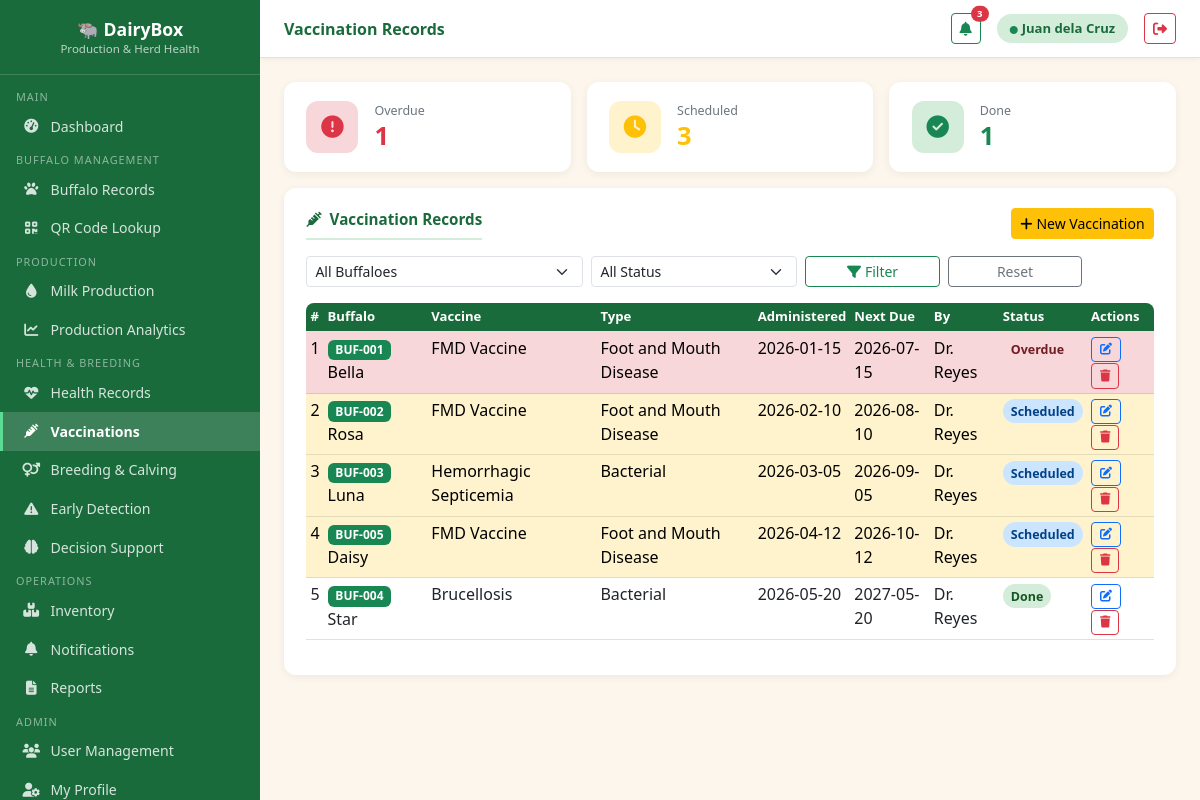
The app's page /modules/vaccinations.php (signed in) with its own data.
### tables this page shows
CREATE TABLE IF NOT EXISTS vaccinations (
    id              INT AUTO_INCREMENT PRIMARY KEY,
    buffalo_id      INT NOT NULL,
    vaccine_name    VARCHAR(120) NOT NULL,
    vaccine_type    VARCHAR(80),
    administered_date DATE NOT NULL,
    next_due_date   DATE,
    administered_by VARCHAR(120),
    batch_number    VARCHAR(60),
    dose            VARCHAR(60),
    notes           TEXT,
    status          ENUM('Done','Scheduled','Overdue') DEFAULT 'Done',
    recorded_by     INT,
    created_at      TIMESTAMP DEFAULT CURRENT_TIMESTAMP,
    FOREIGN KEY (buffalo_id)  REFERENCES buffaloes(id) ON DELETE CASCADE,
    FOREIGN KEY (recorded_by) REFERENCES users(id) ON DELETE SET NULL
);

CREATE TABLE IF NOT EXISTS buffaloes (
    id              INT AUTO_INCREMENT PRIMARY KEY,
    tag_number      VARCHAR(40)  NOT NULL UNIQUE,
    qr_code         VARCHAR(100) UNIQUE,
    name            VARCHAR(80),
    breed           VARCHAR(80),
    sex             ENUM('Female','Male') DEFAULT 'Female',
    date_of_birth   DATE,
    weight_kg       DECIMAL(6,2),
    color           VARCHAR(50),
    acquisition_date DATE,
    acquisition_type ENUM('Born on Farm','Purchased','Donated') DEFAULT 'Born on Farm',
    status          ENUM('Active','Sold','Dead','Transferred') DEFAULT 'Active',
    health_status   ENUM('Healthy','Sick','Under Treatment','Recovered') DEFAULT 'Healthy',
    notes           TEXT,
    photo           VARCHAR(200),
    created_by      INT,
    created_at      TIMESTAMP DEFAULT CURRENT_TIMESTAMP,
    updated_at      TIMESTAMP DEFAULT CURRENT_TIMESTAMP ON UPDATE CURRENT_TIMESTAMP,
    FOREIGN KEY (created_by) REFERENCES users(id) ON DELETE SET NULL
);

### modules/vaccinations.php (the view, shortened to what this page needs)
<?php
$db        = getDB();
$action    = $_GET['action'] ?? 'list';
$db->query("UPDATE vaccinations SET status='Overdue' WHERE next_due_date < CURDATE() AND status='Scheduled'");
$editing = null;
$bufFilter    = (int)($_GET['buffalo_id'] ?? 0);
$where = "WHERE 1"; $params = [];
$stmt = $db->prepare("SELECT v.*, b.tag_number, b.name FROM vaccinations v JOIN buffaloes b ON b.id=v.buffalo_id $where ORDER BY v.next_due_date ASC");
$stmt->execute($params);
$records = $stmt->fetchAll();
$bufList = $db->query("SELECT id,tag_number,name FROM buffaloes WHERE status='Active' ORDER BY tag_number")->fetchAll();
$overdueCnt   = $db->query("SELECT COUNT(*) FROM vaccinations WHERE status='Overdue'")->fetchColumn();
$scheduledCnt = $db->query("SELECT COUNT(*) FROM vaccinations WHERE status='Scheduled'")->fetchColumn();
$doneCnt      = $db->query("SELECT COUNT(*) FROM vaccinations WHERE status='Done'")->fetchColumn();
include '../includes/header.php';
?>
<?php if ($action === 'add' || $action === 'edit'): ?>
<div class="card-section">
    <div class="section-title"><i class="fa fa-syringe me-2"></i><?= $editing ? 'Edit' : 'New' ?> Vaccination Record</div>
    <form method="POST">
        <input type="hidden" name="id" value="<?= $editing['id'] ?? 0 ?>">
        <div class="row g-3">
            <div class="col-md-4">
                <label class="form-label fw-semibold">Buffalo *</label>
                <select name="buffalo_id" class="form-select" required>
                    <option value="">-- Select Buffalo --</option>
                    <?php foreach ($bufList as $b): ?>
                    <option value="<?= $b['id'] ?>" <?= ($editing['buffalo_id']??$bufFilter)==$b['id']?'selected':'' ?>><?= htmlspecialchars($b['tag_number'].' – '.($b['name']??'')) ?></option>
                    <?php endforeach; ?>
                </select>
            </div>
            <div class="col-md-4">
                <label class="form-label fw-semibold">Vaccine Name *</label>
                <input type="text" name="vaccine_name" class="form-control" value="<?= htmlspecialchars($editing['vaccine_name'] ?? '') ?>" required>
            </div>
            <div class="col-md-4">
                <label class="form-label fw-semibold">Vaccine Type</label>
                <input type="text" name="vaccine_type" class="form-control" value="<?= htmlspecialchars($editing['vaccine_type'] ?? '') ?>" placeholder="e.g. Foot and Mouth Disease">
            </div>
            <div class="col-md-3">
                <label class="form-label fw-semibold">Date Administered</label>
                <input type="date" name="administered_date" class="form-control" value="<?= $editing['administered_date'] ?? date('Y-m-d') ?>">
            </div>
            <div class="col-md-3">
                <label class="form-label fw-semibold">Next Due Date</label>
                <input type="date" name="next_due_date" class="form-control" value="<?= $editing['next_due_date'] ?? '' ?>">
            </div>
            <div class="col-md-3">
                <label class="form-label fw-semibold">Administered By</label>
                <input type="text" name="administered_by" class="form-control" value="<?= htmlspecialchars($editing['administered_by'] ?? '') ?>">
            </div>
            <div class="col-md-3">
                <label class="form-label fw-semibold">Status</label>
                <select name="status" class="form-select">
                    <?php foreach (['Done','Scheduled','Overdue'] as $st): ?>
                    <option value="<?= $st ?>" <?= ($editing['status']??'Done')===$st?'selected':'' ?>><?= $st ?></option>
                    <?php endforeach; ?>
                </select>
            </div>
            <div class="col-md-3">
                <label class="form-label fw-semibold">Batch Number</label>
                <input type="text" name="batch_number" class="form-control" value="<?= htmlspecialchars($editing['batch_number'] ?? '') ?>">
            </div>
            <div class="col-md-3">
                <label class="form-label fw-semibold">Dose</label>
                <input type="text" name="dose" class="form-control" value="<?= htmlspecialchars($editing['dose'] ?? '') ?>">
            </div>
            <div class="col-md-6">
                <label class="form-label fw-semibold">Notes</label>
                <input type="text" name="notes" class="form-control" value="<?= htmlspecialchars($editing['notes'] ?? '') ?>">
            </div>
        </div>
        <div class="mt-3 d-flex gap-2">
            <button type="submit" class="btn btn-success"><i class="fa fa-save me-1"></i><?= $editing ? 'Update' : 'Save' ?></button>
            <a href="vaccinations.php" class="btn btn-outline-secondary">Cancel</a>
        </div>
    </form>
</div>
<?php else: ?>
<div class="row g-3 mb-3">
    <div class="col-4">
        <div class="stat-card"><div class="stat-icon" style="background:#f8d7da"><i class="fa fa-exclamation-circle text-danger" style="font-size:1.4rem"></i></div><div><p class="stat-label">Overdue</p><p class="stat-value text-danger"><?= $overdueCnt ?></p></div></div>
    </div>
    <div class="col-4">
        <div class="stat-card"><div class="stat-icon" style="background:#fff3cd"><i class="fa fa-clock text-warning" style="font-size:1.4rem"></i></div><div><p class="stat-label">Scheduled</p><p class="stat-value text-warning"><?= $scheduledCnt ?></p></div></div>
    </div>
    <div class="col-4">
        <div class="stat-card"><div class="stat-icon" style="background:#d4edda"><i class="fa fa-check-circle text-success" style="font-size:1.4rem"></i></div><div><p class="stat-label">Done</p><p class="stat-value text-success"><?= $doneCnt ?></p></div></div>
    </div>
</div>
<div class="card-section">
    <div class="d-flex flex-wrap justify-content-between align-items-center mb-3 gap-2">
        <div class="section-title mb-0"><i class="fa fa-syringe me-2"></i>Vaccination Records</div>
        <a href="?action=add" class="btn btn-warning btn-sm no-print"><i class="fa fa-plus me-1"></i>New Vaccination</a>
    </div>
    <form class="row g-2 mb-3 no-print" method="GET">
        <div class="col-md-4">
            <select name="buffalo_id" class="form-select form-select-sm">
                <option value="">All Buffaloes</option>
            </select>
        </div>
        <div class="col-md-3">
            <select name="sf" class="form-select form-select-sm">
                <option value="">All Status</option>
            </select>
        </div>
        <div class="col-md-2"><button class="btn btn-sm btn-outline-success w-100"><i class="fa fa-filter me-1"></i>Filter</button></div>
        <div class="col-md-2"><a href="vaccinations.php" class="btn btn-sm btn-outline-secondary w-100">Reset</a></div>
    </form>
    <div class="table-responsive">
    <table class="table table-sm table-hover">
        <thead><tr><th>#</th><th>Buffalo</th><th>Vaccine</th><th>Type</th><th>Administered</th><th>Next Due</th><th>By</th><th>Status</th><th class="no-print">Actions</th></tr></thead>
        <tbody>
        <?php foreach ($records as $i => $r):
            $sCls = match($r['status']) {'Done'=>'badge-healthy','Overdue'=>'badge-sick','Scheduled'=>'badge-treated',default=>''};
            $rowCls = $r['status']==='Overdue' ? 'table-danger' : ($r['status']==='Scheduled' ? 'table-warning' : '');
        ?>
        <tr class="<?= $rowCls ?>">
            <td><?= $i+1 ?></td>
            <td><span class="badge bg-success"><?= htmlspecialchars($r['tag_number']) ?></span> <?= htmlspecialchars($r['name']??'') ?></td>
            <td><?= htmlspecialchars($r['vaccine_name']) ?></td>
            <td><?= htmlspecialchars($r['vaccine_type'] ?? '-') ?></td>
            <td><?= $r['administered_date'] ?></td>
            <td><?= $r['next_due_date'] ?? '-' ?></td>
            <td><?= htmlspecialchars($r['administered_by'] ?? '-') ?></td>
            <td><span class="badge-custom <?= $sCls ?>"><?= $r['status'] ?></span></td>
            <td class="no-print">
                <a href="?action=edit&id=<?= $r['id'] ?>" class="btn btn-xs btn-outline-primary" style="padding:.2rem .5rem;font-size:.75rem"><i class="fa fa-edit"></i></a>
                <a href="?delete=<?= $r['id'] ?>" class="btn btn-xs btn-outline-danger" style="padding:.2rem .5rem;font-size:.75rem" onclick="return confirm('Delete?')"><i class="fa fa-trash"></i></a>
            </td>
        </tr>
        <?php endforeach; ?>
        </tbody>
    </table>
    </div>
</div>
<?php endif; ?>
<?php include '../includes/footer.php'; ?>

### assets/css/style.css (style rules this page uses)
:root { --green-dark: #1a6b3c; --green-main: #28a745; --green-light: #d4edda; --brown: #7a5230; --cream: #fdf6ec; --sidebar-w: 260px; }
body.app-body { background: var(--cream); margin: 0; padding: 0; }
.stat-card { background: #fff; border-radius: 12px; padding: 1.2rem 1.4rem; box-shadow: 0 2px 8px rgba(0,0,0,.06); display: flex; align-items: center; gap: 1rem; transition: transform .2s; }
.stat-icon { width: 52px; height: 52px; border-radius: 12px; display: flex; align-items: center; justify-content: center; font-size: 1.4rem; flex-shrink: 0; }
.stat-card .stat-label { font-size: .78rem; color: #6c757d; margin: 0; }
.stat-card .stat-value { font-size: 1.6rem; font-weight: 700; margin: 0; line-height: 1.2; }
.card-section { background: #fff; border-radius: 12px; padding: 1.2rem 1.4rem; box-shadow: 0 2px 8px rgba(0,0,0,.06); margin-bottom: 1.4rem; }
.card-section .section-title { font-weight: 700; font-size: .95rem; color: var(--green-dark); border-bottom: 2px solid var(--green-light); padding-bottom: .5rem; margin-bottom: 1rem; }
.table th { background: var(--green-dark); color: #fff; font-size: .82rem; }
.badge-healthy { background: #d4edda; color: #155724; }
.badge-sick { background: #f8d7da; color: #721c24; }
.badge-treated { background: #cce5ff; color: #004085; }
.badge-custom { padding: .3em .65em; border-radius: 20px; font-size: .78rem; font-weight: 600; }
.btn-xs { padding: .2rem .45rem; font-size: .75rem; line-height: 1.4; border-radius: .25rem; }
.table-responsive { border-radius: 8px; overflow: hidden; }

### records on screen
vaccinations: buffalo.tag_number "BUF-001", buffalo.name "Bella", vaccine_name "FMD Vaccine", vaccine_type "Foot and Mouth Disease", administered_date "2026-01-15", next_due_date "2026-07-15", administered_by "Dr. Reyes", status "Overdue"
vaccinations: buffalo.tag_number "BUF-002", buffalo.name "Rosa", vaccine_name "FMD Vaccine", vaccine_type "Foot and Mouth Disease", administered_date "2026-02-10", next_due_date "2026-08-10", administered_by "Dr. Reyes", status "Scheduled"
vaccinations: buffalo.tag_number "BUF-003", buffalo.name "Luna", vaccine_name "Hemorrhagic Septicemia", vaccine_type "Bacterial", administered_date "2026-03-05", next_due_date "2026-09-05", administered_by "Dr. Reyes", status "Scheduled"
vaccinations: buffalo.tag_number "BUF-005", buffalo.name "Daisy", vaccine_name "FMD Vaccine", vaccine_type "Foot and Mouth Disease", administered_date "2026-04-12", next_due_date "2026-10-12", administered_by "Dr. Reyes", status "Scheduled"
vaccinations: buffalo.tag_number "BUF-004", buffalo.name "Star", vaccine_name "Brucellosis", vaccine_type "Bacterial", administered_date "2026-05-20", next_due_date "2027-05-20", administered_by "Dr. Reyes", status "Done"

### other values on screen
$pageTitle "Vaccination Records"
$nc "3"
$user['full_name'] "Juan dela Cruz"
$overdueCnt "1"
$scheduledCnt "3"
$doneCnt "1"
